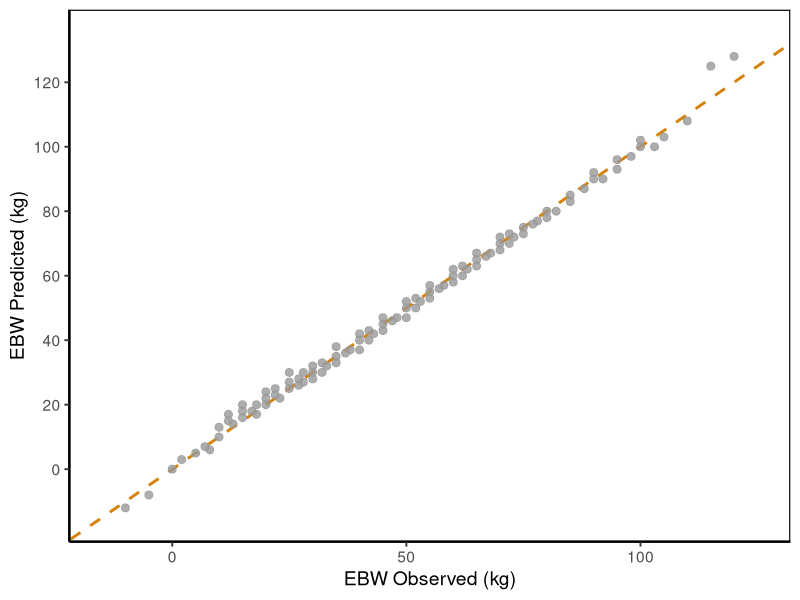

Generate this figure with R:
library(ggplot2)

df = read.csv("data.csv")

p = ggplot(df, aes(x = ebw_observed, y = ebw_predicted)) +
  geom_abline(slope = 1, intercept = 0, color = "#D4820A", linetype = "dashed", linewidth = 1.0) +
  geom_point(size = 2.5, alpha = 0.8, color = "grey60", stroke = 0.4) +
  scale_x_continuous(
    breaks = c(0, 50, 100),
    limits = c(-15, 125)
  ) +
  scale_y_continuous(
    breaks = c(0, 20, 40, 60, 80, 100, 120),
    limits = c(-15, 135)
  ) +
  labs(
    x = "EBW Observed (kg)",
    y = "EBW Predicted (kg)"
  ) +
  theme_classic(base_size = 14) +
  theme(
    axis.line = element_line(linewidth = 0.8),
    panel.border = element_rect(color = "black", fill = NA, linewidth = 0.8)
  )

ggsave("plot.png", p, width = 5, height = 4, dpi = 800)
